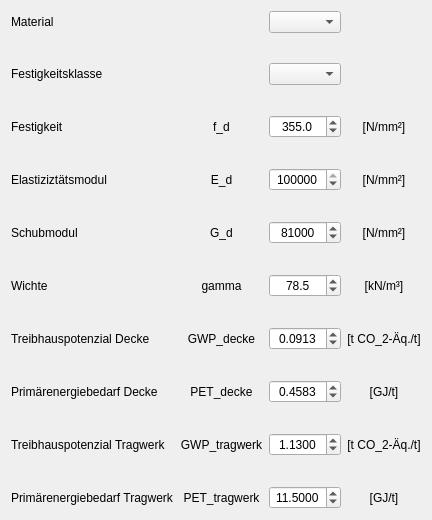
          <widget class="QWidget" name="tab_150">
           <attribute name="title">
            <string>Material</string>
           </attribute>
           <layout class="QVBoxLayout" name="verticalLayout_6">
            <item>
             <layout class="QGridLayout" name="gridLayout_3">
              <property name="verticalSpacing">
               <number>30</number>
              </property>
              <item row="7" column="1">
               <widget class="QLabel" name="label_132_09">
                <property name="text">
                 <string>PET_decke</string>
                </property>
                <property name="alignment">
                 <set>Qt::AlignCenter</set>
                </property>
               </widget>
              </item>
              <item row="1" column="0">
               <widget class="QLabel" name="label_131_4">
                <property name="text">
                 <string>Festigkeitsklasse</string>
                </property>
               </widget>
              </item>
              <item row="9" column="2">
               <widget class="QDoubleSpinBox" name="spinBox_PET_tragwerk">
                <property name="sizePolicy">
                 <sizepolicy hsizetype="Minimum" vsizetype="Fixed">
                  <horstretch>0</horstretch>
                  <verstretch>0</verstretch>
                 </sizepolicy>
                </property>
                <property name="alignment">
                 <set>Qt::AlignCenter</set>
                </property>
                <property name="decimals">
                 <number>4</number>
                </property>
                <property name="maximum">
                 <double>99.989999999999995</double>
                </property>
                <property name="value">
                 <double>11.500000000000000</double>
                </property>
               </widget>
              </item>
              <item row="9" column="1">
               <widget class="QLabel" name="label_132_11">
                <property name="text">
                 <string>PET_tragwerk</string>
                </property>
                <property name="alignment">
                 <set>Qt::AlignCenter</set>
                </property>
               </widget>
              </item>
              <item row="4" column="0">
               <widget class="QLabel" name="label_131_3">
                <property name="text">
                 <string>Schubmodul</string>
                </property>
               </widget>
              </item>
              <item row="8" column="2">
               <widget class="QDoubleSpinBox" name="spinBox_GWP_tragwerk">
                <property name="sizePolicy">
                 <sizepolicy hsizetype="Minimum" vsizetype="Fixed">
                  <horstretch>0</horstretch>
                  <verstretch>0</verstretch>
                 </sizepolicy>
                </property>
                <property name="alignment">
                 <set>Qt::AlignCenter</set>
                </property>
                <property name="decimals">
                 <number>4</number>
                </property>
                <property name="value">
                 <double>1.130000000000000</double>
                </property>
               </widget>
              </item>
              <item row="6" column="1">
               <widget class="QLabel" name="label_132_08">
                <property name="text">
                 <string>GWP_decke</string>
                </property>
                <property name="alignment">
                 <set>Qt::AlignCenter</set>
                </property>
               </widget>
              </item>
              <item row="3" column="1">
               <widget class="QLabel" name="label_132_02">
                <property name="text">
                 <string>E_d</string>
                </property>
                <property name="alignment">
                 <set>Qt::AlignCenter</set>
                </property>
               </widget>
              </item>
              <item row="4" column="3">
               <widget class="QLabel" name="label_134_3">
                <property name="text">
                 <string>[N/mm²]</string>
                </property>
                <property name="alignment">
                 <set>Qt::AlignCenter</set>
                </property>
               </widget>
              </item>
              <item row="5" column="1">
               <widget class="QLabel" name="label_132_03">
                <property name="text">
                 <string>gamma</string>
                </property>
                <property name="alignment">
                 <set>Qt::AlignCenter</set>
                </property>
               </widget>
              </item>
              <item row="7" column="2">
               <widget class="QDoubleSpinBox" name="spinBox_PET_decke">
                <property name="sizePolicy">
                 <sizepolicy hsizetype="Minimum" vsizetype="Fixed">
                  <horstretch>0</horstretch>
                  <verstretch>0</verstretch>
                 </sizepolicy>
                </property>
                <property name="alignment">
                 <set>Qt::AlignCenter</set>
                </property>
                <property name="decimals">
                 <number>4</number>
                </property>
                <property name="value">
                 <double>0.458300000000000</double>
                </property>
               </widget>
              </item>
              <item row="5" column="2">
               <widget class="QDoubleSpinBox" name="spinBox_gamma">
                <property name="sizePolicy">
                 <sizepolicy hsizetype="Minimum" vsizetype="Fixed">
                  <horstretch>0</horstretch>
                  <verstretch>0</verstretch>
                 </sizepolicy>
                </property>
                <property name="alignment">
                 <set>Qt::AlignCenter</set>
                </property>
                <property name="decimals">
                 <number>1</number>
                </property>
                <property name="maximum">
                 <double>999.000000000000000</double>
                </property>
                <property name="value">
                 <double>78.500000000000000</double>
                </property>
               </widget>
              </item>
              <item row="8" column="3">
               <widget class="QLabel" name="label_134_10">
                <property name="text">
                 <string>[t CO_2-Äq./t]</string>
                </property>
                <property name="alignment">
                 <set>Qt::AlignCenter</set>
                </property>
               </widget>
              </item>
              <item row="6" column="2">
               <widget class="QDoubleSpinBox" name="spinBox_GWP_decke">
                <property name="sizePolicy">
                 <sizepolicy hsizetype="Minimum" vsizetype="Fixed">
                  <horstretch>0</horstretch>
                  <verstretch>0</verstretch>
                 </sizepolicy>
                </property>
                <property name="alignment">
                 <set>Qt::AlignCenter</set>
                </property>
                <property name="decimals">
                 <number>4</number>
                </property>
                <property name="minimum">
                 <double>0.000000000000000</double>
                </property>
                <property name="value">
                 <double>0.091300000000000</double>
                </property>
               </widget>
              </item>
              <item row="6" column="3">
               <widget class="QLabel" name="label_134_08">
                <property name="text">
                 <string>[t CO_2-Äq./t]</string>
                </property>
                <property name="alignment">
                 <set>Qt::AlignCenter</set>
                </property>
               </widget>
              </item>
              <item row="1" column="2">
               <widget class="QComboBox" name="comboBoxStrengthClass"/>
              </item>
              <item row="3" column="2">
               <widget class="QSpinBox" name="spinBox_E">
                <property name="alignment">
                 <set>Qt::AlignCenter</set>
                </property>
                <property name="minimum">
                 <number>1</number>
                </property>
                <property name="maximum">
                 <number>9999999</number>
                </property>
                <property name="singleStep">
                 <number>100</number>
                </property>
                <property name="value">
                 <number>210000</number>
                </property>
                <property name="displayIntegerBase">
                 <number>10</number>
                </property>
               </widget>
              </item>
              <item row="2" column="3">
               <widget class="QLabel" name="label_134_01">
                <property name="text">
                 <string>[N/mm²]</string>
                </property>
                <property name="alignment">
                 <set>Qt::AlignCenter</set>
                </property>
               </widget>
              </item>
              <item row="8" column="1">
               <widget class="QLabel" name="label_132_10">
                <property name="text">
                 <string>GWP_tragwerk</string>
                </property>
                <property name="alignment">
                 <set>Qt::AlignCenter</set>
                </property>
               </widget>
              </item>
              <item row="5" column="0">
               <widget class="QLabel" name="label_131_03">
                <property name="text">
                 <string>Wichte</string>
                </property>
               </widget>
              </item>
              <item row="0" column="0">
               <widget class="QLabel" name="label_131_2">
                <property name="text">
                 <string>Material</string>
                </property>
               </widget>
              </item>
              <item row="2" column="2">
               <widget class="QDoubleSpinBox" name="spinBox_f">
                <property name="statusTip">
                 <string>0</string>
                </property>
                <property name="layoutDirection">
                 <enum>Qt::LeftToRight</enum>
                </property>
                <property name="alignment">
                 <set>Qt::AlignCenter</set>
                </property>
                <property name="decimals">
                 <number>1</number>
                </property>
                <property name="maximum">
                 <double>9999.000000000000000</double>
                </property>
                <property name="singleStep">
                 <double>0.000000000000000</double>
                </property>
                <property name="value">
                 <double>355.000000000000000</double>
                </property>
               </widget>
              </item>
              <item row="8" column="0">
               <widget class="QLabel" name="label_131_10">
                <property name="text">
                 <string>Treibhauspotenzial Tragwerk</string>
                </property>
               </widget>
              </item>
              <item row="0" column="2">
               <widget class="QComboBox" name="comboBoxMaterial"/>
              </item>
              <item row="7" column="0">
               <widget class="QLabel" name="label_131_09">
                <property name="text">
                 <string>Primärenergiebedarf Decke</string>
                </property>
               </widget>
              </item>
              <item row="5" column="3">
               <widget class="QLabel" name="label_134_03">
                <property name="text">
                 <string>[kN/m³]</string>
                </property>
                <property name="alignment">
                 <set>Qt::AlignCenter</set>
                </property>
               </widget>
              </item>
              <item row="6" column="0">
               <widget class="QLabel" name="label_131_08">
                <property name="text">
                 <string>Treibhauspotenzial Decke</string>
                </property>
               </widget>
              </item>
              <item row="2" column="1">
               <widget class="QLabel" name="label_132_01">
                <property name="text">
                 <string>f_d</string>
                </property>
                <property name="alignment">
                 <set>Qt::AlignCenter</set>
                </property>
               </widget>
              </item>
              <item row="3" column="0">
               <widget class="QLabel" name="label_131_02">
                <property name="text">
                 <string>Elastiziztätsmodul</string>
                </property>
               </widget>
              </item>
              <item row="3" column="3">
               <widget class="QLabel" name="label_134_02">
                <property name="text">
                 <string>[N/mm²]</string>
                </property>
                <property name="alignment">
                 <set>Qt::AlignCenter</set>
                </property>
               </widget>
              </item>
              <item row="2" column="0">
               <widget class="QLabel" name="label_131_01">
                <property name="text">
                 <string>Festigkeit</string>
                </property>
               </widget>
              </item>
              <item row="9" column="3">
               <widget class="QLabel" name="label_134_11">
                <property name="text">
                 <string>[GJ/t]</string>
                </property>
                <property name="alignment">
                 <set>Qt::AlignCenter</set>
                </property>
               </widget>
              </item>
              <item row="4" column="1">
               <widget class="QLabel" name="label_132_3">
                <property name="text">
                 <string>G_d</string>
                </property>
                <property name="alignment">
                 <set>Qt::AlignCenter</set>
                </property>
               </widget>
              </item>
              <item row="9" column="0">
               <widget class="QLabel" name="label_131_11">
                <property name="text">
                 <string>Primärenergiebedarf Tragwerk</string>
                </property>
               </widget>
              </item>
              <item row="4" column="2">
               <widget class="QSpinBox" name="spinBox_G">
                <property name="alignment">
                 <set>Qt::AlignCenter</set>
                </property>
                <property name="minimum">
                 <number>1</number>
                </property>
                <property name="maximum">
                 <number>9999999</number>
                </property>
                <property name="singleStep">
                 <number>100</number>
                </property>
                <property name="value">
                 <number>81000</number>
                </property>
                <property name="displayIntegerBase">
                 <number>10</number>
                </property>
               </widget>
              </item>
              <item row="7" column="3">
               <widget class="QLabel" name="label_134_09">
                <property name="text">
                 <string>[GJ/t]</string>
                </property>
                <property name="alignment">
                 <set>Qt::AlignCenter</set>
                </property>
               </widget>
              </item>
             </layout>
            </item>
           </layout>
          </widget>
